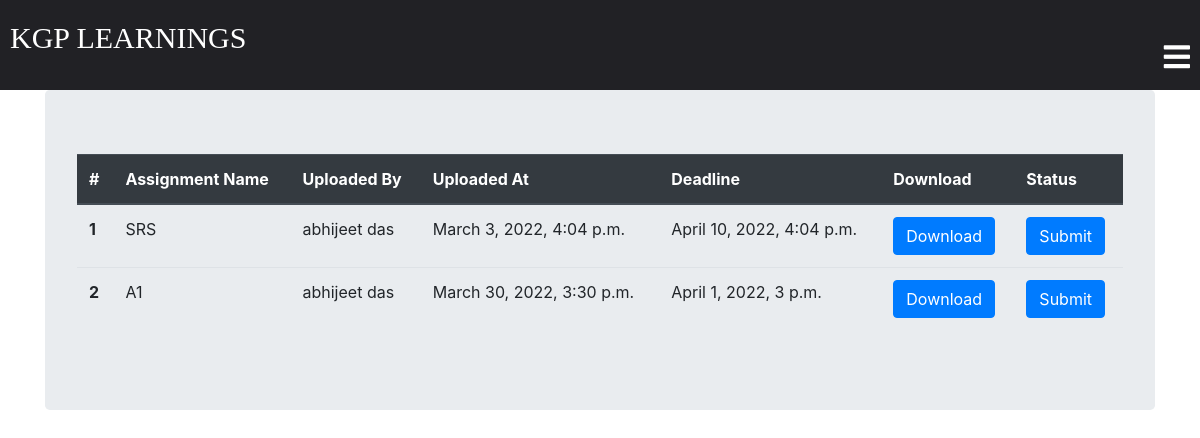
The app's page /classroom/class_assignment/ (signed in) with its own data.
### classroom/models.py (models this page shows, shortened)
class ClassAssignment(models.Model):
    student = models.ManyToManyField(
        Student, related_name='student_assignment')
    Deadline = models.DateTimeField(auto_now=False, null=True)
    PublishedAt = models.DateTimeField(auto_now=False, null=True)
    assignment = models.FileField(upload_to='assignments')
    created_at = models.DateTimeField(auto_now=True)
    assignment_name = models.CharField(max_length=250)
    teacher = models.ForeignKey(
        Teacher, related_name='teacher_assignment', on_delete=models.CASCADE)
    class Meta:
        ordering = ['-created_at']

class Teacher(models.Model):
    user = models.OneToOneField(
        User, on_delete=models.CASCADE, primary_key=True, related_name='Teacher')
    teacher_profile_pic = models.ImageField(
        upload_to="classroom/teacher_profile_pic", blank=True)
    subject_name = models.CharField(max_length=250)
    email = models.EmailField(max_length=254)
    name = models.CharField(max_length=250)
    class_students = models.ManyToManyField(Student, through="StudentsInClass")
    phone = models.IntegerField()
    def __str__(self):
        return self.name

### classroom/views.py (the view)
# urls.py: path('class_assignment/',views.class_assignment,name="class_assignment"),
@login_required
def class_assignment(request):
    template = "class_assignment.html"
    currentDateTime = datetime.datetime.now()
    student = request.user.Student
    assignments = SubmitAssignment.objects.filter(student=student)
    assignment_list = [x.submitted_assignment for x in assignments]
    return render(request, template, {'student': student, 'assignment_list': assignment_list, 'currentDateTime': currentDateTime})

### template/class_assignment.html
{% extends 'base.html' %}
{% block content %}
<div class="container">
  <div class="jumbotron">
    {% if student.student_assignment.count == 0 %}
    <h2>No assignments Yet</h2>
    {% else %}
    <table class="table">
      <thead class="thead-dark">
        <tr>
          <th scope="col">#</th>
          <th scope="col">Assignment Name</th>
          <th scope="col">Uploaded By</th>
          <th scope="col">Uploaded At</th>
          <th scope="col">Deadline</th>
          <th scope="col">Download</th>
          <th scope="col">Status</th>
        </tr>
      </thead>
      <tbody>
        {% for assignment in student.student_assignment.all %}
          {% if assignment.PublishedAt.date <= currentDateTime.date and assignment.PublishedAt.time <= currentDateTime.time %}
          <tr>
            <th scope="row">{{ forloop.counter }}</th>
            <td>{{ assignment.assignment_name }}</td>
            <td>{{ assignment.teacher }}</td>
            <td>{{ assignment.PublishedAt }}</td>
            <td>{{ assignment.Deadline }}</td>
            <td><a href="{{ assignment.assignment.url }}" class="btn btn-primary" target="_blank">Download</a></td>
            {% if assignment in assignment_list %}
            <td>Submitted</td>
            {% else %}
            <td><a href="{% url 'classroom:submit_assignment' id=assignment.id %}" class="btn btn-primary">Submit</a></td>
            {% endif %}
            </tr>
            {% endif %}
            {% endfor %}
      </tbody>
    </table>
    {% endif %}
  </div>
</div>
{% endblock %}

### records on screen
ClassAssignment: assignment_name "SRS", teacher "abhijeet das", PublishedAt "March 3, 2022, 4:04 p.m.", Deadline "April 10, 2022, 4:04 p.m."
ClassAssignment: assignment_name "A1", teacher "abhijeet das", PublishedAt "March 30, 2022, 3:30 p.m.", Deadline "April 1, 2022, 3 p.m."
